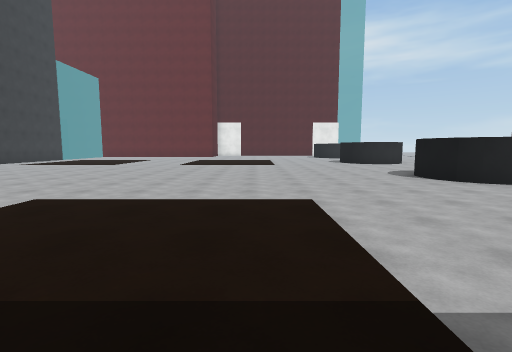
view 1 (above)

19 first-person views from a walk through a scene from a Unity 3-D project. The camera is 1.4 m above the floor, tilts 6° down and sees 85° across. The floor is counted in squares, 2 m on a side. Each view is taken from the middle of a square. On the plan, view 1 faces up. The plan holds only what a view shows up to about 9 squares ahead; the rest is blank. The place goes on beyond the plan. Surface patterns are stand-ins for the level's own textures.

view 2
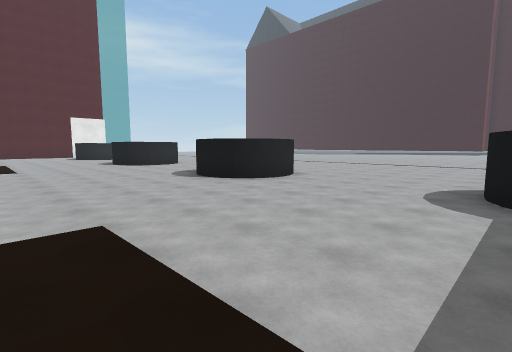

view 3
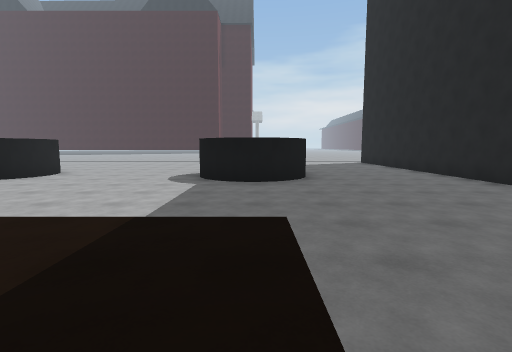

view 4
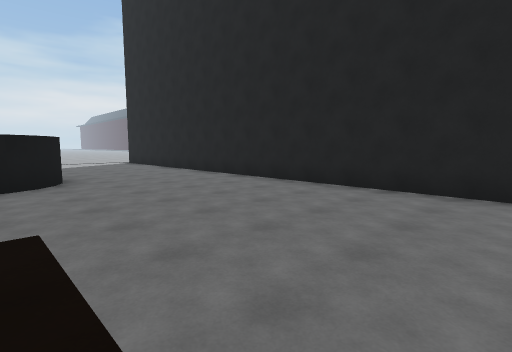

view 5
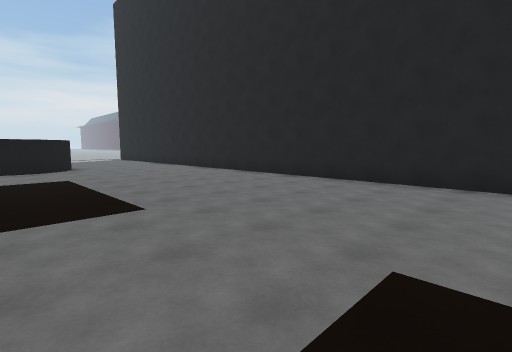

view 6
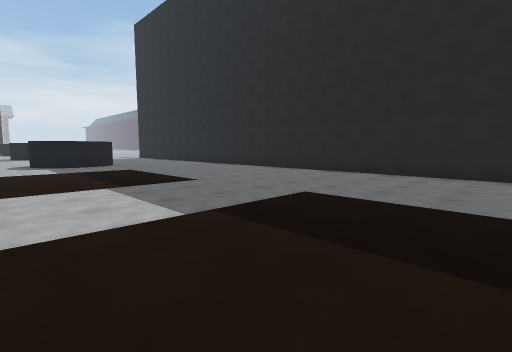

view 7
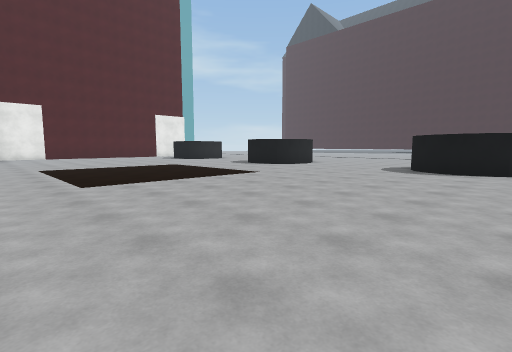

view 8
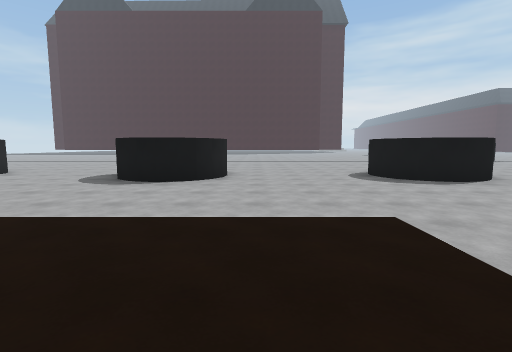

view 9
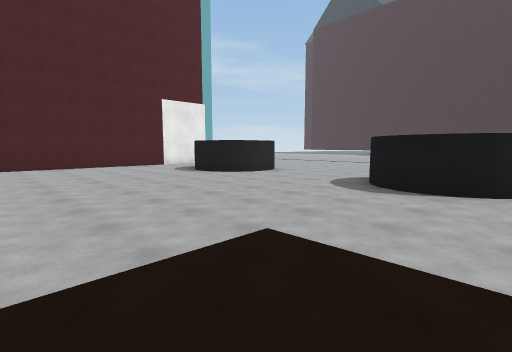

view 10
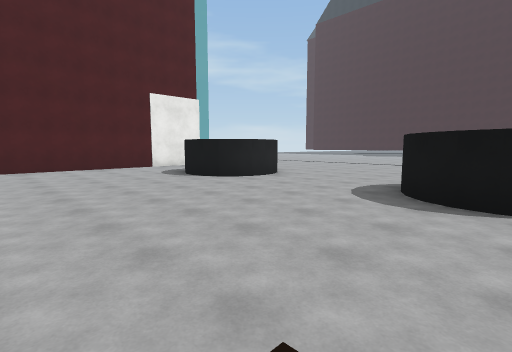

view 11
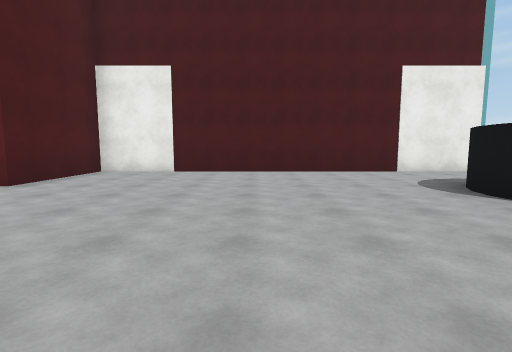

view 12
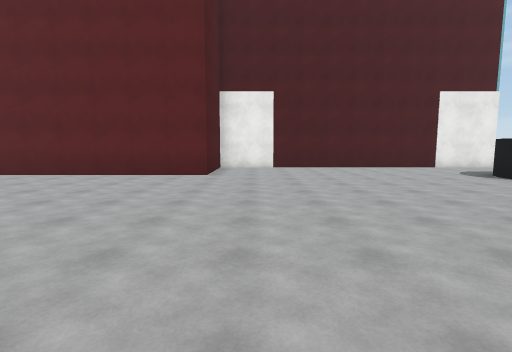

view 13
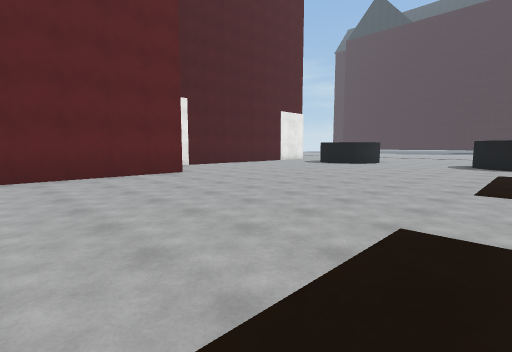

view 14
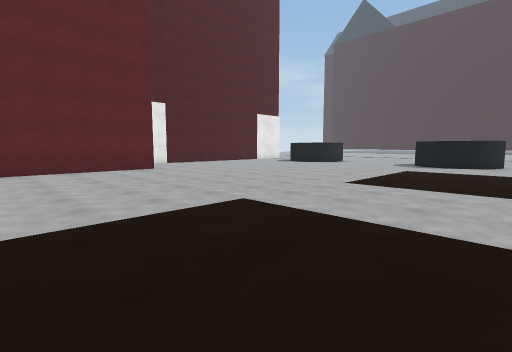

view 15
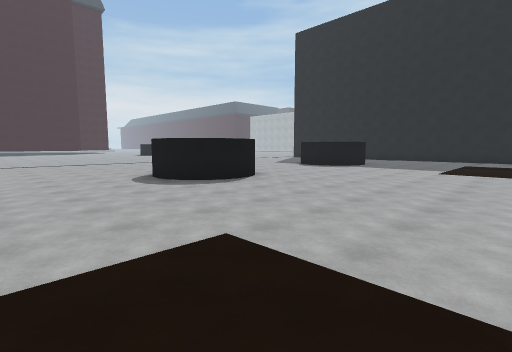

view 16
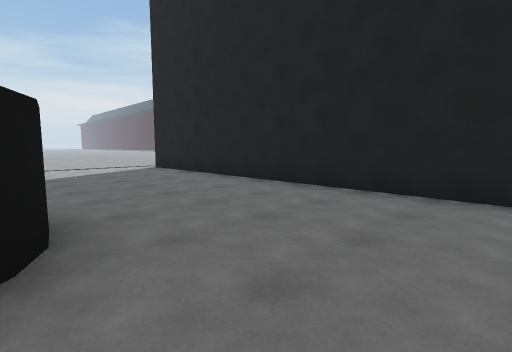

view 17
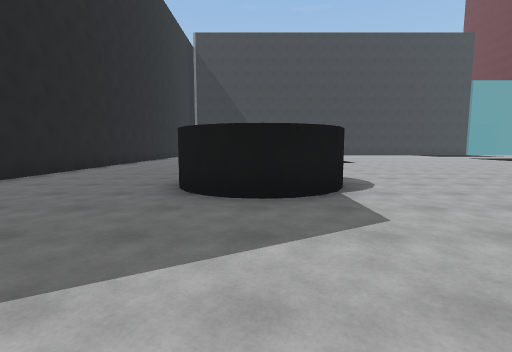

view 18
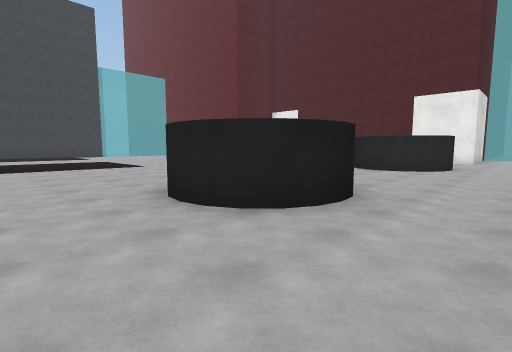

view 19
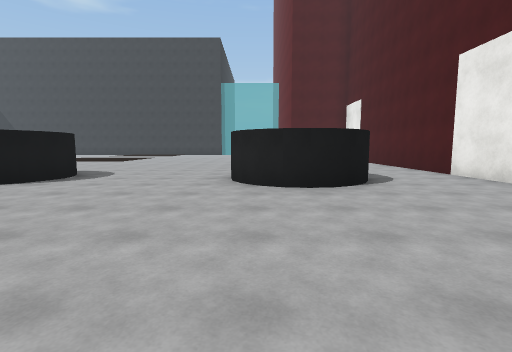

### Floor plan
Key: @ floor where view 1 was taken; # wall or solid block; . main floor; : floor 0.25 m higher than the main floor; / step, stairs or slope.
Columns run from 8 left of view 1 to 13 right of it. Each row starts with its distance up from view 1.
 25     ############
 24     #............
 23     #.............
 22 #####........###...
 21 .............###....
 20 .............###.....
 19 ....................
 18 ...................
 17 ..................
 16 ..................
 15 ///..........###..
 14 :::../:::....###..
 13 :::../:::....##...
 12 :::../:::.........
 11     ./:::..........
 10     ...............
  9  .................
  8  ............##
  7  ............##
  6   ...........##..
  5    ...............
  4     ...............
  3 :::../:::/..........
  2 :::../:::/..........
  1 :::../:::/...###...
  0 :::../::@/...###....
 -1 .............###...
 -2 ......................
 -3 ......................
 -4 ......................
 -5 ....................
 -6 ####################

Where each view was taken, in squares from view 1:
view 1: 0 up, 0 right, facing up
view 2: 1 up, 0 right, facing up-right
view 3: 0 up, 2 left, facing right
view 4: 0 up, 2 left, facing down-right
view 5: 1 up, 6 left, facing down-right
view 6: 3 up, 8 left, facing down-right
view 7: 6 up, 4 left, facing up-right
view 8: 12 up, 2 left, facing right
view 9: 13 up, 1 left, facing up-right
view 10: 14 up, 0 right, facing up-right
view 11: 17 up, 1 right, facing up
view 12: 14 up, 2 left, facing up
view 13: 14 up, 8 left, facing up-right
view 14: 12 up, 8 left, facing up-right
view 15: 12 up, 1 left, facing down-right
view 16: 1 down, 3 right, facing down-right
view 17: 0 up, 11 right, facing left
view 18: 11 up, 9 right, facing up-left
view 19: 20 up, 12 right, facing left
